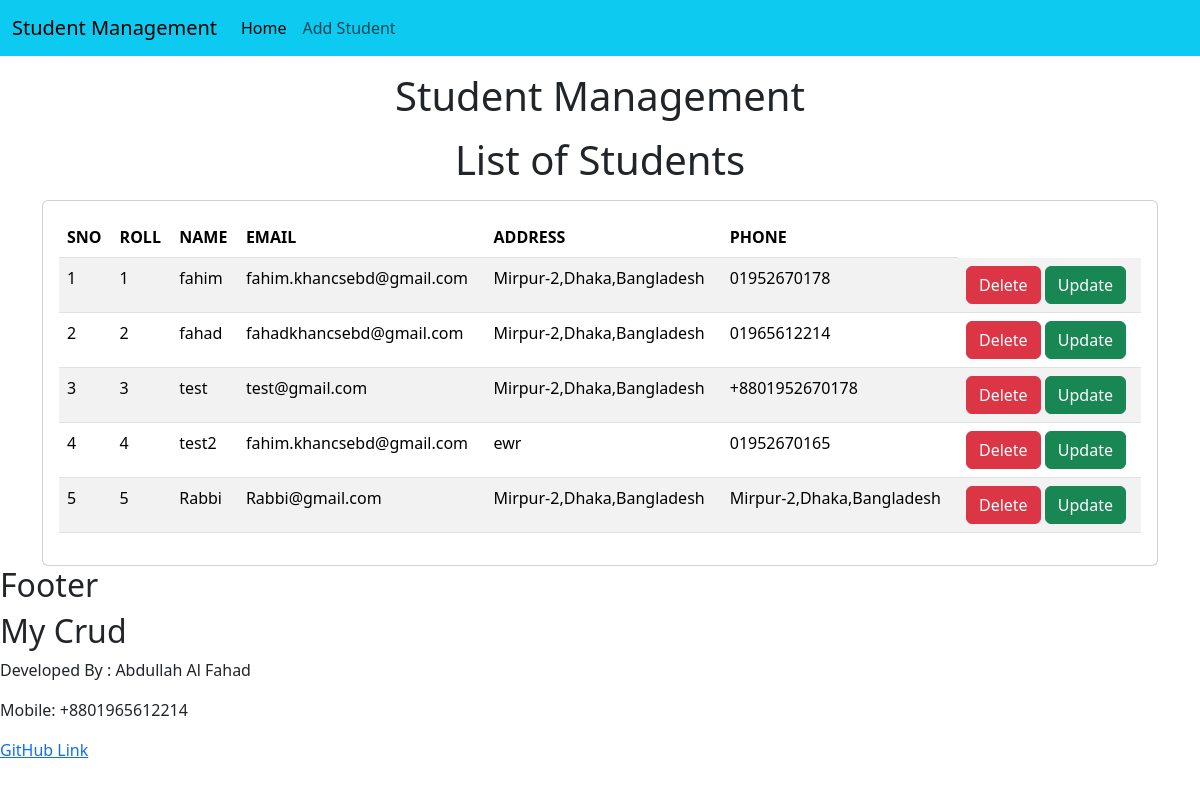
Before: /core/ with the older database file.
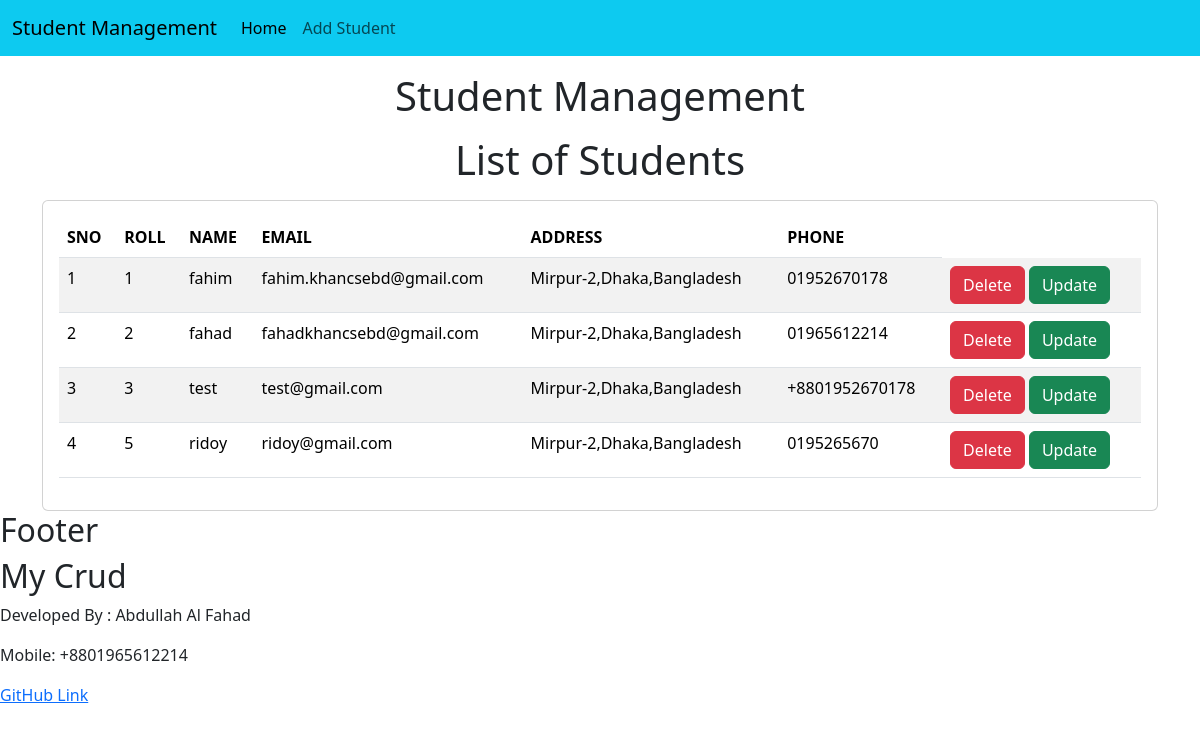
After: the same page with the newer database file.
### core/models.py (models this page shows, shortened)
class Student(models.Model):
    roll= models.IntegerField()
    name=models.CharField(max_length=255)
    email=models.EmailField()
    phone=models.CharField(max_length=15)
    address=models.TextField()

### core/views.py (the view)
# urls.py: path("",home),
def home(request):
    std = Student.objects.all()
    return render (request,"core/home.html", {'std':std })

### templates/core/home.html (shortened to what this page needs)
{% load static %}
<!doctype html>
<html lang="en">
  <head>
    <link href="https://cdn.jsdelivr.net/npm/bootstrap@5.3.2/dist/css/bootstrap.min.css" rel="stylesheet">
  </head>
  <body>
    {% include 'core/navbar.html' %}
    <h1 class="text-center my-3">Student Management</h1>
    <h1 class="text-center my-3">List of Students</h1>
    <div class="container">
      <div class="row">
        <div class="col-md-12">
          <div class="card">
            <div class="card-body">
              <table class="table table-striped">
                <thead>
                  <tr>
                    <th>SNO</th>
                    <th>ROLL</th>
                    <th>NAME</th>
                    <th>EMAIL</th>
                    <th>ADDRESS</th>
                    <th>PHONE</th>
                  </tr>
                </thead>
                <tbody>
                  {% for s in std %}
                   <tr>
                    <td>{{forloop.counter}}</td>
                    <td>{{s.roll}}</td>
                    <td>{{s.name}}</td>
                    <td>{{s.email}}</td>
                    <td>{{s.address}}</td>
                    <td>{{s.phone}}</td>
                    <td>
                      <a href="/core/delete/{{s.id}}" class="btn btn-danger md-sm">Delete</a>
                      <a href="/core/update/{{s.id}}" class="btn btn-success md-sm">Update</a>
                    </td>
                   </tr>
                  {% endfor %}
                </tbody>
              </table>
            </div>
          </div>
        </div>
      </div>
    </div>
    <div id="sidebar" class="clearfix">
        <h2>Footer</h2>
        <h2>My Crud</h2>
        <p>Developed By : Abdullah Al Fahad</p>
        <p>Mobile: +8801965612214</p>
        <P> <a href="https://github.com/abdullahalfahad98">GitHub Link</a>  </P>
    </div>
  </body>
</html>

### templates/core/navbar.html (shortened to what this page needs)
<nav class="navbar navbar-expand-lg navbar-light bg-info">
    <div class="container-fluid">
      <a class="navbar-brand" href="/core/home/">Student Management</a>
      <div class="collapse navbar-collapse" id="navbarSupportedContent">
        <ul class="navbar-nav me-auto mb-2 mb-lg-0">
          <li class="nav-item">
            <a class="nav-link active" aria-current="page" href="#">Home</a>
          </li>
          <li class="nav-item">
            <a class="nav-link" href="/core/add/">Add Student</a>
          </li>
        </ul>
      </div>
    </div>
  </nav>

Changed rows visible on the page:
removed Student: roll "4", name "test2", email "fahim.khancsebd@gmail.com", address "ewr", phone "01952670165"
removed Student: roll "5", name "Rabbi", email "Rabbi@gmail.com", address "Mirpur-2,Dhaka,Bangladesh", phone "Mirpur-2,Dhaka,Bangladesh"
added Student: roll "5", name "ridoy", email "ridoy@gmail.com", address "Mirpur-2,Dhaka,Bangladesh", phone "0195265670"
